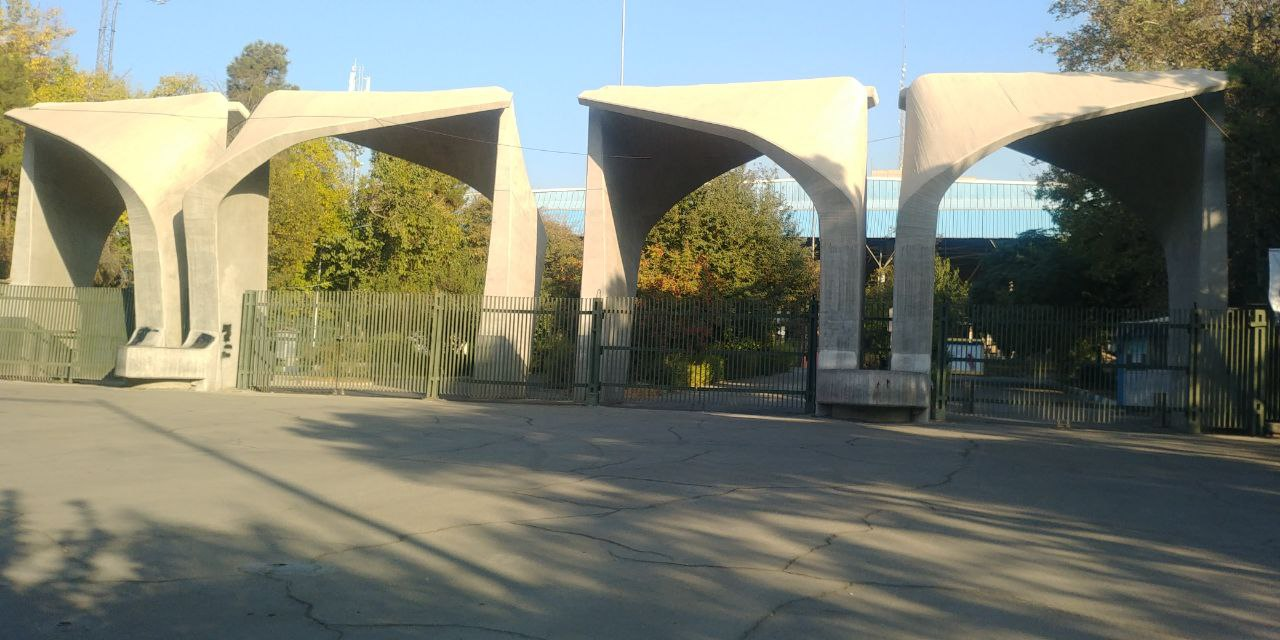
#> input picture CA3/Outputs/Shadow Remove/test_image.jpg, 1280 x 640 px
$ python shadow_removal.py
#> lines starting #> are read from the running program, lines starting #| are printed output that depends on the picture; after the words box and inside, x2 and y2 are one past the last pixel; in counts of white or black regions, pixels touching at a corner belong together
#> in process_image_file, org_image is the input picture: shape (640, 1280, 3); mean B, G, R 113.3, 127, 123.1
# -*- coding: utf-8 -*-
"""
Created on Tue May 14 02:14:51 2024

@author: Mhsa
"""

import cv2 as cv
import numpy as np
from skimage import measure
from matplotlib import pyplot as plt

from typing import Tuple, List


# Applies median filtering over given point
def median_filter(img: np.ndarray,
                  point: np.ndarray,
                  filter_size: int) -> List:
    indices = [[x, y]
               for x in range(point[1] - filter_size // 2, point[1] + filter_size // 2 + 1)
               for y in range(point[0] - filter_size // 2, point[0] + filter_size // 2 + 1)]

    indices = list(filter(lambda x: not (x[0] < 0 or x[1] < 0 or
                                         x[0] >= img.shape[0] or
                                         x[1] >= img.shape[1]), indices))

    pixel_values = [0, 0, 0]

    # Find the median of pixel values
    for channel in range(3):
        pixel_values[channel] = list(img[index[0], index[1], channel] for index in indices)
    pixel_values = list(np.median(pixel_values, axis=1))

    return pixel_values


# Applies median filtering on given contour pixels, the filter size is adjustable
def edge_median_filter(img: np.ndarray,
                       contours_list: tuple,
                       filter_size: int = 7) -> np.ndarray:
    temp_img = np.copy(img)

    for partition in contours_list:
        for point in partition:
            temp_img[point[0][1]][point[0][0]] = median_filter(img,
                                                               point[0],
                                                               filter_size)

    return cv.cvtColor(temp_img, cv.COLOR_HSV2BGR)

def display_region(org_image: np.ndarray,
                   shadow_clear_image: np.ndarray,
                   label: int,
                   label_region: np.ndarray,
                   contours: tuple) -> None:
    # For debugging, cut the current shadow region from the image
    reverse_mask = cv.cvtColor(cv.bitwise_not(label_region), cv.COLOR_GRAY2BGR)
    img_w_hole = org_image & reverse_mask

    temp_filter = cv.cvtColor(label_region, cv.COLOR_GRAY2BGR)
    cv.drawContours(temp_filter, contours, -1, (255, 0, 0), 3)

    fig, axes = plt.subplots(2, 2)

    ax = axes.ravel()

    plt.title(f"Shadow Region {label}")

    ax[0].imshow(cv.cvtColor(org_image, cv.COLOR_BGR2RGB))
    ax[0].set_title("Original Image")

    ax[1].imshow(cv.cvtColor(temp_filter, cv.COLOR_BGR2RGB))
    ax[1].set_title("Shadow Region")

    ax[2].imshow(cv.cvtColor(img_w_hole, cv.COLOR_BGR2RGB))
    ax[2].set_title("Shadow Region Cut")

    ax[3].imshow(cv.cvtColor(shadow_clear_image, cv.COLOR_BGR2RGB))
    ax[3].set_title("Corrected Image")

    plt.tight_layout()
    plt.show()


def correct_region_lab(org_img: np.ndarray,
                       shadow_clear_img: np.ndarray,
                       shadow_indices: np.ndarray,
                       non_shadow_indices: np.ndarray) -> np.ndarray:
    # Q: Rather than asking for RGB constants individually, why not adjust L only?
    # A: L component isn't enough to REVIVE the colors that were under the shadow.

    # Calculate average LAB values in current shadow region and non-shadow areas
    shadow_average_lab = np.mean(org_img[shadow_indices[0], shadow_indices[1], :], axis=0)

    # Get the average LAB from border areas
    border_average_lab = np.mean(org_img[non_shadow_indices[0], non_shadow_indices[1], :],
                                 axis=0)

    # Calculate ratios that are going to be used on clearing the current shadow region
    # This is different for each region, therefore calculated each time
    lab_ratio = border_average_lab / shadow_average_lab

    shadow_clear_img = cv.cvtColor(shadow_clear_img, cv.COLOR_BGR2LAB)
    shadow_clear_img[shadow_indices[0], shadow_indices[1]] = np.uint8(
        shadow_clear_img[shadow_indices[0],
                         shadow_indices[1]] * lab_ratio)
    shadow_clear_img = cv.cvtColor(shadow_clear_img, cv.COLOR_LAB2BGR)

    return shadow_clear_img


def correct_region_bgr(org_img: np.ndarray,
                       shadow_clear_img: np.ndarray,
                       shadow_indices: np.ndarray,
                       non_shadow_indices: np.ndarray) -> np.ndarray:
    # Calculate average BGR values in current shadow region and non-shadow areas
    shadow_average_bgr = np.mean(org_img[shadow_indices[0], shadow_indices[1], :], axis=0)

    # Get the average BGR from border areas
    border_average_bgr = np.mean(org_img[non_shadow_indices[0], non_shadow_indices[1], :], axis=0)
    bgr_ratio = border_average_bgr / shadow_average_bgr

    # Adjust BGR
    shadow_clear_img[shadow_indices[0], shadow_indices[1]] = np.uint8(
        shadow_clear_img[shadow_indices[0],
                         shadow_indices[1]] * bgr_ratio)

    return shadow_clear_img

def process_regions(org_image: np.ndarray,
                    mask: np.ndarray,
                    lab_adjustment: bool,
                    shadow_dilation_kernel_size: int,
                    shadow_dilation_iteration: int,
                    shadow_size_threshold: int,
                    verbose: bool) -> np.ndarray:
    lab_img = cv.cvtColor(org_image, cv.COLOR_BGR2LAB)
    shadow_clear_img = np.copy(org_image)  # Used for constructing corrected image

    # We need connected components
    # Initialize the labels of the blobs in our binary image
    labels = measure.label(mask)

    non_shadow_kernel_size = (shadow_dilation_kernel_size, shadow_dilation_kernel_size)
    non_shadow_kernel = cv.getStructuringElement(cv.MORPH_ELLIPSE, non_shadow_kernel_size)

    CHANNEL_MAX = 255

    # Now, we will iterate over each label's pixels
    for label in np.unique(labels):
        if not label == 0:
            temp_filter = np.zeros(mask.shape, dtype="uint8")
            temp_filter[labels == label] = CHANNEL_MAX

            # Only consider blobs with size above threshold
            if cv.countNonZero(temp_filter) >= shadow_size_threshold:
                shadow_indices = np.where(temp_filter == CHANNEL_MAX)

                non_shadow_temp_filter = cv.dilate(temp_filter, non_shadow_kernel,
                                                   iterations=shadow_dilation_iteration)

                # Get the new set of indices and remove shadow indices from them
                non_shadow_temp_filter = cv.bitwise_xor(non_shadow_temp_filter, temp_filter)
                non_shadow_indices = np.where(non_shadow_temp_filter == CHANNEL_MAX)

                # Contours are used for extracting the edges of the current shadow region
                contours, hierarchy = cv.findContours(temp_filter, cv.RETR_TREE, cv.CHAIN_APPROX_SIMPLE)

                if lab_adjustment:
                    shadow_clear_img = correct_region_lab(lab_img, shadow_clear_img,
                                                          shadow_indices, non_shadow_indices)
                else:
                    shadow_clear_img = correct_region_bgr(org_image, shadow_clear_img,
                                                          shadow_indices, non_shadow_indices)

                # Then apply median filtering over edges to smooth them
                # At least on the images I tried, this doesn't work as intended.
                # It is possible that this is the result of using a high frequency image only

                # Image is converted to HSV before filtering, as BGR components of the image
                # is more interconnected, therefore filtering each channel independently wouldn't be correct
                shadow_clear_img = edge_median_filter(cv.cvtColor(shadow_clear_img, cv.COLOR_BGR2HSV),
                                                      contours)
                if verbose:
                    display_region(org_image, shadow_clear_img, label, temp_filter, contours)

    return shadow_clear_img


def calculate_mask(org_image: np.ndarray,
                   ab_threshold: int,
                   region_adjustment_kernel_size: int) -> np.ndarray:
#> called with ab_threshold = 0, region_adjustment_kernel_size = 10
    lab_img = cv.cvtColor(org_image, cv.COLOR_BGR2LAB)
#> lab_img: shape (640, 1280, 3); mean of channels 0, 1, 2 131, 124.8, 134.9

    # Convert the L,A,B from 0 to 255 to 0 - 100 and -128 - 127 and -128 - 127 respectively
    l_range = (0, 100)
    ab_range = (-128, 127)

    lab_img = lab_img.astype('int16')
#> lab_img: shape (640, 1280, 3) int16; mean of channels 0, 1, 2 131, 124.8, 134.9
    lab_img[:, :, 0] = lab_img[:, :, 0] * l_range[1] / 255
#> lab_img: shape (640, 1280, 3) int16; mean of channels 0, 1, 2 50.9, 124.8, 134.9
    lab_img[:, :, 1] += ab_range[0]
#> lab_img: shape (640, 1280, 3) int16; mean of channels 0, 1, 2 50.9, -3.2, 134.9
    lab_img[:, :, 2] += ab_range[0]
#> lab_img: shape (640, 1280, 3) int16; mean of channels 0, 1, 2 50.9, -3.2, 6.9

    # Calculate the mean values of L, A and B across all pixels
    means = [np.mean(lab_img[:, :, i]) for i in range(3)]
#> means = [50.86, -3.2, 6.87]
    thresholds = [means[i] - (np.std(lab_img[:, :, i]) / 3) for i in range(3)]
#> thresholds = [41.86, -4.14, 1.66]

    # Apply threshold using only L
    if sum(means[1:]) <= ab_threshold:
        mask = cv.inRange(lab_img, (l_range[0], ab_range[0], ab_range[0]),
                                   (thresholds[0], ab_range[1], ab_range[1]))
    else:  # Else, also consider B channel
        mask = cv.inRange(lab_img, (l_range[0], ab_range[0], ab_range[0]),
                                   (thresholds[0], ab_range[1], thresholds[2]))
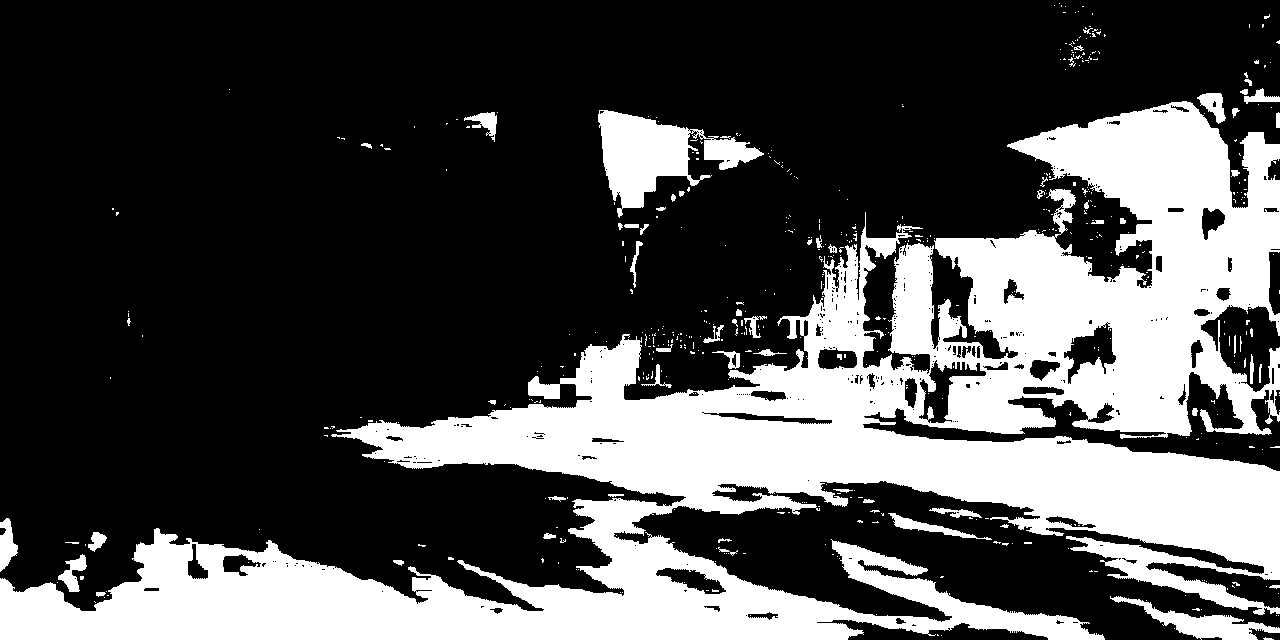
#> mask: shape (640, 1280); 30.3% white; 519 white regions (456 under 20 px), largest, box (x1, y1, x2, y2) and area: (0, 101, 1280, 640) 230676, (598, 110, 764, 218) 7517, (1110, 596, 1280, 640) 2282

    kernel_size = (region_adjustment_kernel_size, region_adjustment_kernel_size)
    kernel = cv.getStructuringElement(cv.MORPH_ELLIPSE, kernel_size)
    cv.morphologyEx(mask, cv.MORPH_CLOSE, kernel, mask)
    cv.morphologyEx(mask, cv.MORPH_OPEN, kernel, mask)
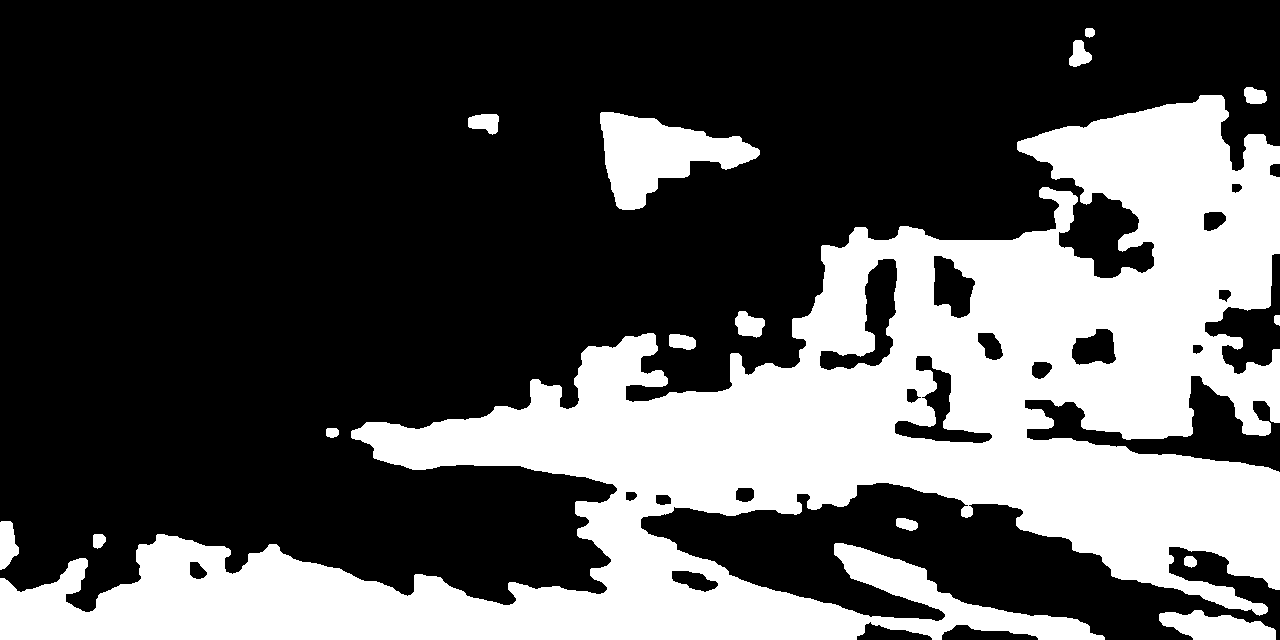
#> mask: shape (640, 1280); 32.3% white; 15 white regions, largest, box (x1, y1, x2, y2) and area: (0, 95, 1280, 640) 250956, (600, 112, 760, 210) 7965, (1159, 610, 1276, 640) 2347

    return mask

def remove_shadows(org_image: np.ndarray,
                   ab_threshold: int,
                   lab_adjustment: bool,
                   region_adjustment_kernel_size: int,
                   shadow_dilation_iteration: int,
                   shadow_dilation_kernel_size: int,
                   shadow_size_threshold: int,
                   verbose: bool) -> Tuple[np.ndarray, np.ndarray]:
    mask = calculate_mask(org_image,
                          ab_threshold,
                          region_adjustment_kernel_size)

    shadow_clear_img = process_regions(org_image,
                                       mask,
                                       lab_adjustment,
                                       shadow_dilation_kernel_size,
                                       shadow_dilation_iteration,
                                       shadow_size_threshold,
                                       verbose)
#> in process_regions, `labels = measure.label(mask)`:
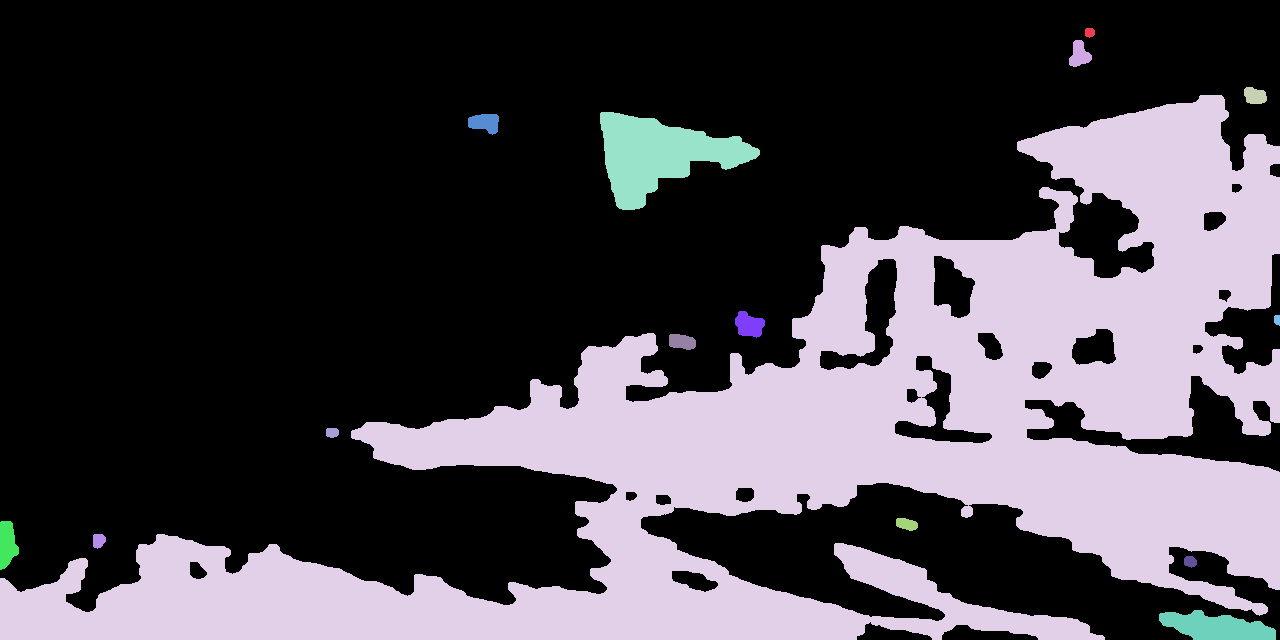
#> labels: shape (640, 1280) int64; 16 distinct labels, from 0 to 15; one colour per label, 0 black
#> the loop in process_regions, `for label in np.unique(labels):` made 16 passes
#> after the loop in process_regions, `for label in np.unique(labels):`:
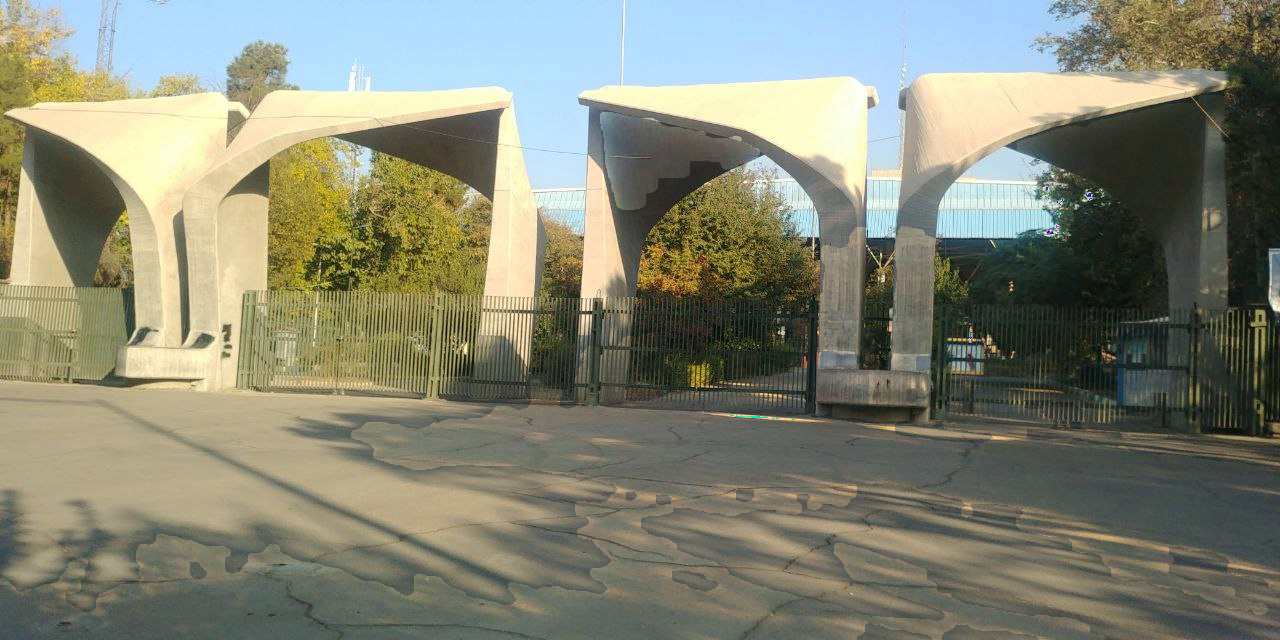
#> shadow_clear_img: shape (640, 1280, 3); mean B, G, R 116.4, 133.8, 131.8
#> after the loop in process_regions, `for label in np.unique(labels):`:
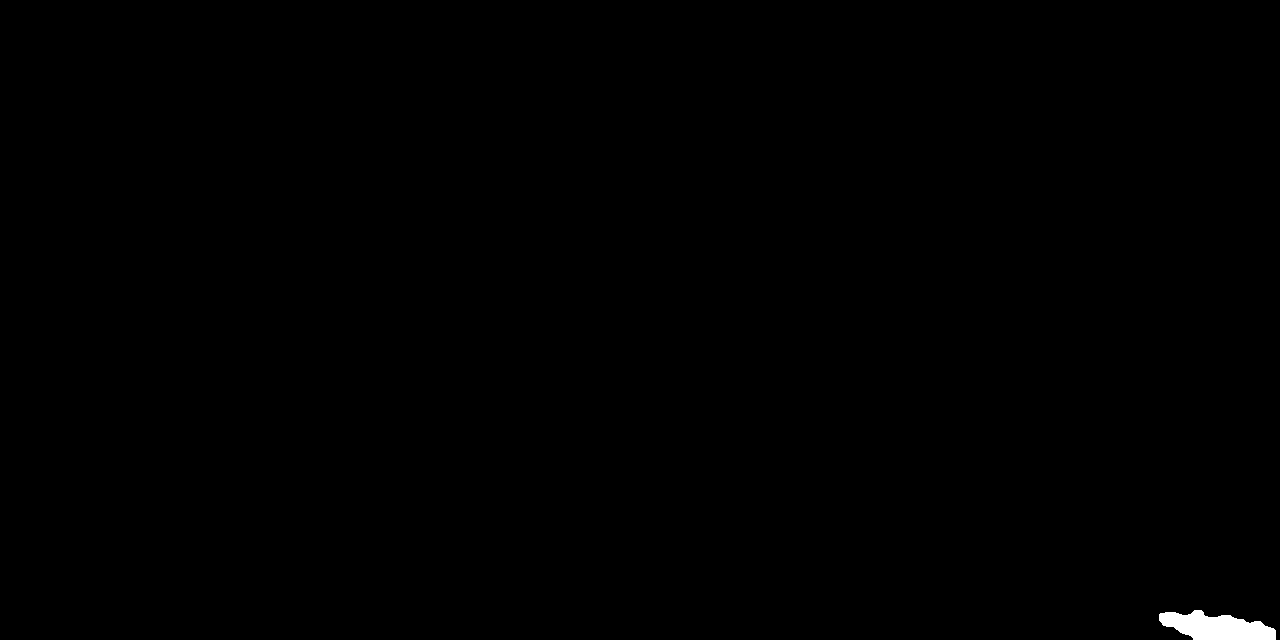
#> temp_filter: shape (640, 1280); 0.29% white; 1 white region, box (x1, y1, x2, y2) and area: (1159, 610, 1276, 640) 2347

    mask = cv.cvtColor(mask, cv.COLOR_GRAY2RGB)

    return shadow_clear_img, mask

def process_image_file(img_name: str,
                       save: bool = False,
                       ab_threshold: int = 256,
                       lab_adjustment: bool = False,
                       region_adjustment_kernel_size: int = 10,
                       shadow_dilation_kernel_size: int = 5,
                       shadow_dilation_iteration: int = 3,
                       shadow_size_threshold: int = 2500,
                       verbose: bool = False) -> Tuple[np.ndarray, np.ndarray, np.ndarray]:
    org_image = cv.imread(img_name)
    print("Read the image {}".format(img_name))

    shadow_clear, mask = remove_shadows(org_image,
                                        ab_threshold,
                                        lab_adjustment,
                                        region_adjustment_kernel_size,
                                        shadow_dilation_iteration,
                                        shadow_dilation_kernel_size,
                                        shadow_size_threshold,
                                        verbose=verbose)

    _, axes = plt.subplots(1, 3)
    ax = axes.ravel()

    plt.title("Final Results")

    ax[0].imshow(cv.cvtColor(org_image, cv.COLOR_BGR2RGB))
    ax[0].set_title("Original Image")

    ax[1].imshow(cv.cvtColor(mask, cv.COLOR_BGR2RGB))
    ax[1].set_title("Shadow Regions")

    ax[2].imshow(cv.cvtColor(shadow_clear, cv.COLOR_BGR2RGB))
    ax[2].set_title("Corrected Image")

    plt.tight_layout()
    plt.show()
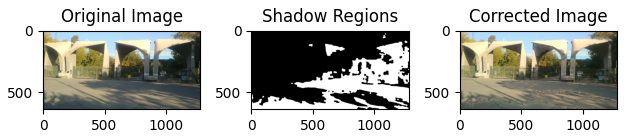
#> figure drawn by matplotlib, 3 panels

    if save:
        f_name = img_name[:img_name.index(".")] + "_shadowClear" + img_name[img_name.index("."):]
        cv.imwrite(f_name, shadow_clear)
        print("Saved result as " + f_name)

    return org_image, mask, shadow_clear

image_path = "test_image.jpg"

org_image, mask, image_clear = process_image_file(image_path, ab_threshold = 0, save = True, verbose = True)
